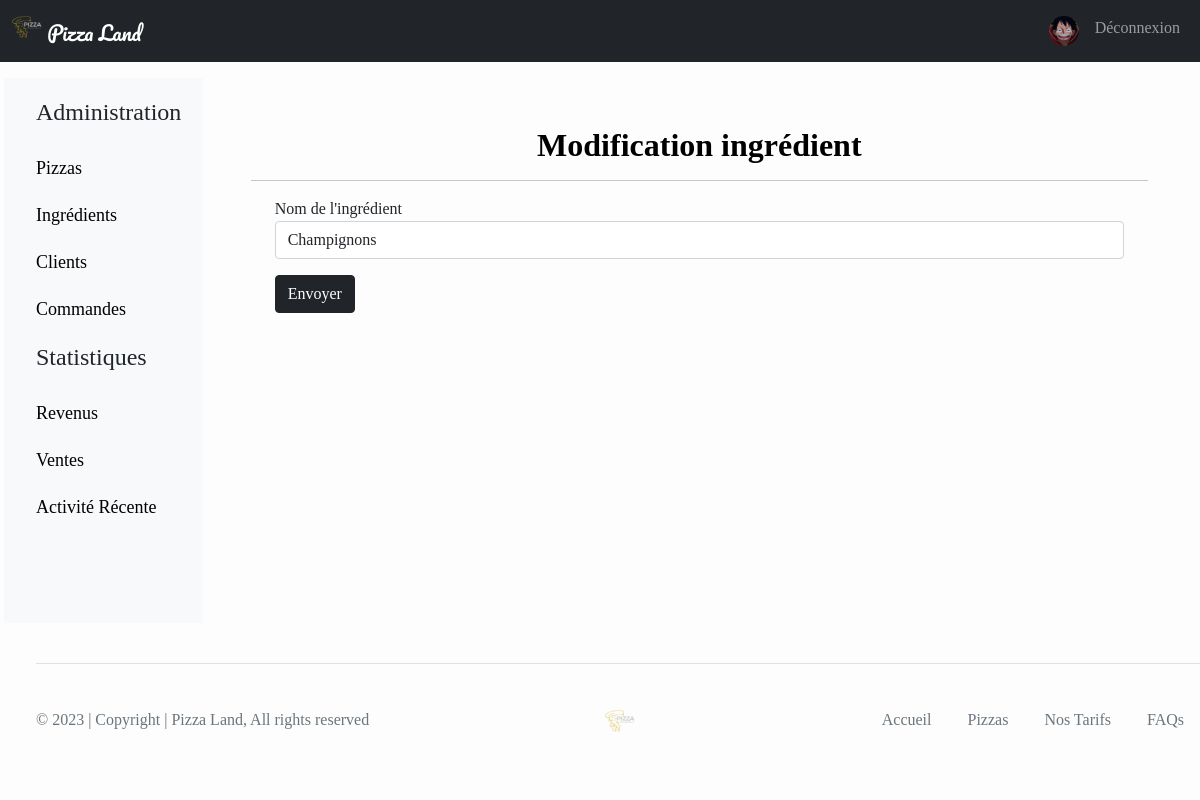
/ingredients/1/update/ (signed in), run on the app's committed database.
### applicompte/models.py (models this page shows)
class PizzaUser(User):
    image = models.ImageField(default= 'imagesUsers/default.png', upload_to = "imagesUsers/")

### applipizza/models.py (models this page shows, shortened)
class Ingredient(models.Model) :
    idIngredient = models.AutoField(primary_key = True)
    nomIngredient = models.CharField(max_length = 50, verbose_name = '''le nom de l'ingrédient''')

### applipizza/views.py (the view)
# urls.py: path('ingredients/<int:ingredient_id>/update/', views.afficherFormulaireModificationIngredient),
def afficherFormulaireModificationIngredient(request, ingredient_id):
    user = None
    if request.user.is_authenticated :
        user = PizzaUser.objects.get(id = request.user.id)
    if request.user.is_staff:
        ing_a_modif = Ingredient.objects.get(idIngredient = ingredient_id)
        return render(
            request,
            'applipizza/formulaireModificationIngredient.html',
            {'ingredient' : ing_a_modif, "user" : user}
        )
    else:
        return redirect('/pizzas/', user=user)

### applipizza/templates/applipizza/formulaireModificationIngredient.html (shortened to what this page needs)
{% extends 'applipizza/base.html' %}
{% block main %}
<div class="container-fluid"><h2>Modification ingrédient {{ingredient.nom}}</h2></div>
<hr>
<div class="container">
    <form action="/ingredients/{{ingredient.idIngredient}}/updated/" method="post">
        <div class="mb-3">
        <label for="id_nomIngredient">Nom de l'ingrédient</label>
        <input type="text" class="form-control" name="nomIngredient" value="{{ingredient.nomIngredient}}" required id="id_nomIngredient" maxlength="50">
        </div>
        <button type="submit" class="btn btn-dark">Envoyer</button>
    </form>
</div>
{% endblock %}

### applicompte/templates/applicompte/menuStaff.html (shortened to what this page needs)
{% load static %}
<nav class="navbar navbar-expand-lg navbar-dark bg-dark">
    <div class="container-fluid">
        <a class="navbar-brand titre" href="/">
            <img src="{% static 'applipizza/img/pizza_no_b.png' %}" alt="Logo Pizza" width="30" height="24" class="d-inline-block align-text-top">
            Pizza Land
        </a>
        <div class="collapse navbar-collapse text-center" id="navbarText">
            <ul id="ul" class="navbar-nav ms-auto mb-2 mb-lg-0">
                <li class="nav-item"><a class="nav-link" href="/user/update/"><img src="{{MEDIA_URL}}{{user.image}}" class="rounded-circle" alt="Avatar" width="30" height="30"></a></li>
                <li class="nav-item"><a class="nav-link" href="/logout/">Déconnexion</a></li>
            </ul>
        </div>
    </div>
</nav>

### applipizza/static/applipizza/css/style.css (style rules this page uses)
body { font-family: SharpSans; background-color: #FCFDFC; }
.titre { font-family: Pacifico; }
h2 { color: black; text-align: center; font-weight: bold; }
.site { display: flex; min-height: 100vh; flex-direction: column; }

### data on the page
PizzaUser: image (picture)
Ingredient: nomIngredient "Champignons"
